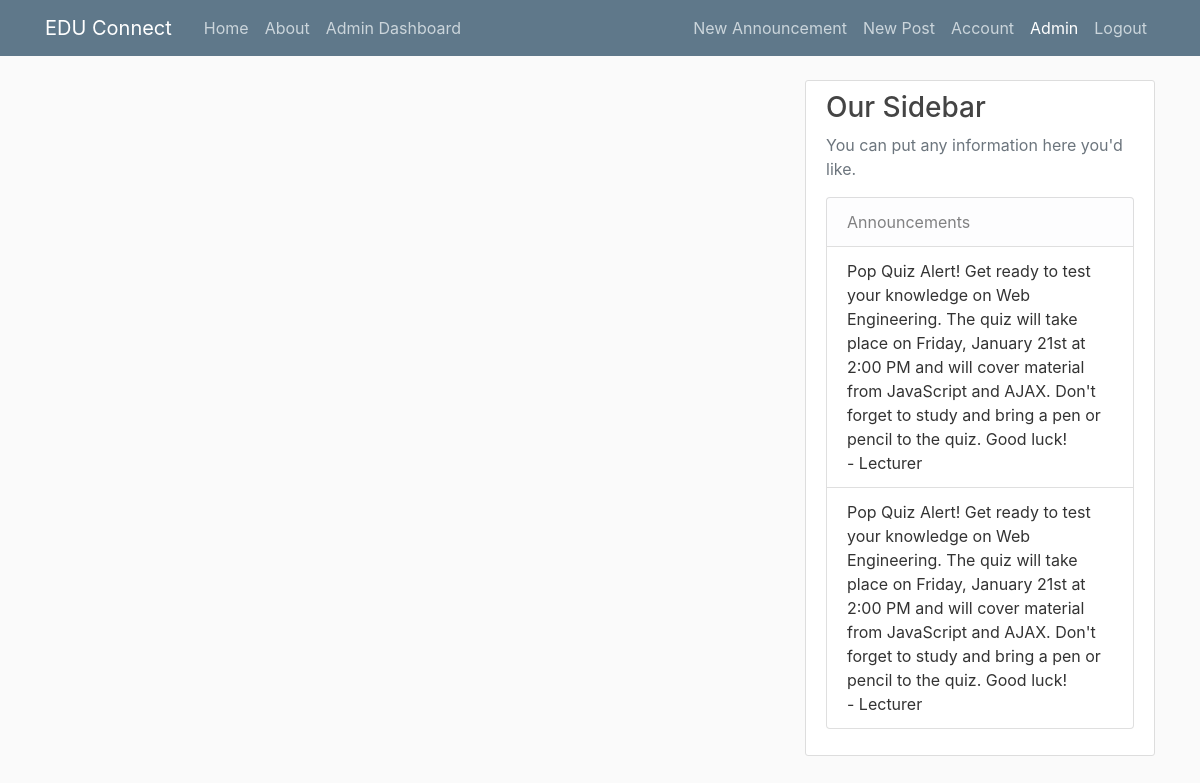
Page /announcements (signed in) on the committed database.
### EDUConnect/models.py (models this page shows, shortened)
class User(db.Model, UserMixin):
    id = db.Column(db.Integer, primary_key=True)
    username = db.Column(db.String(20), unique=True, nullable=False)
    email = db.Column(db.String(120), unique=True, nullable=False)
    image_file = db.Column(db.String(20), nullable=False, default='default.jpg')
    password = db.Column(db.String(60), nullable=False)
    posts = db.relationship('Post', backref='author', lazy=True)
    comments = db.relationship('Comment', backref='user', passive_deletes=True)
    role = db.Column(db.String(20), nullable=False, default='user')

class Announcement(db.Model):
    id = db.Column(db.Integer, primary_key=True)
    title = db.Column(db.String(100), nullable=False)
    content = db.Column(db.Text, nullable=False)
    author_id = db.Column(db.Integer, db.ForeignKey('user.id'), nullable=False)
    created_at = db.Column(db.DateTime, default=datetime.utcnow)
    author = db.relationship("User", backref="announcements", lazy=True)

### EDUConnect/announcements/routes.py (the view)
@announcements.route("/announcements", methods=["GET", "POST"])
def all_announcements():
    announcements = Announcement.query.all()
    return render_template('layout.html', announcements=announcements)

### EDUConnect/models.py (called while the page is built)
@login_manager.user_loader
def load_user(user_id):
    return User.query.get(int(user_id))

### EDUConnect/templates/layout.html (shortened to what this page needs)
<!DOCTYPE html>
<html>
<head>
    <link rel="stylesheet" href="https://maxcdn.bootstrapcdn.com/bootstrap/4.0.0/css/bootstrap.min.css">
    <link rel="stylesheet" type="text/css" href="{{ url_for('static', filename='main.css') }}">
</head>
<body>
    <header class="site-header">
      <nav class="navbar navbar-expand-md navbar-dark bg-steel fixed-top">
        <div class="container">
          <a class="navbar-brand mr-4" href="/">EDU Connect </a>
          <div class="collapse navbar-collapse" id="navbarToggle">
            <div class="navbar-nav mr-auto">
              <a class="nav-item nav-link" href="{{ url_for('main.home') }}">Home</a>
              <a class="nav-item nav-link" href="{{ url_for('main.about') }}">About</a>
              {%if current_user.role == 'admin'%}
                <a class="nav-item nav-link" href="{{ url_for('admin.admin_dashboard') }}">Admin Dashboard</a>
              {%endif%}
            </div>
            <div class="navbar-nav">
              {% if current_user.is_authenticated %}
                {% if current_user.role == "admin"%}
                  <a class="nav-item nav-link" href="{{ url_for('announcements.new_announcement') }}">New Announcement</a>
                {% endif %}
                <a class="nav-item nav-link" href="{{ url_for('posts.new_post') }}">New Post</a>
                <a class="nav-item nav-link" href="{{ url_for('users.account') }}">Account</a>
                <a class="nav-item nav-link" style="color:white;">{{current_user.username}}</a>
                <a class="nav-item nav-link" href="{{ url_for('users.logout') }}">Logout</a>
              {% else %}
                <a class="nav-item nav-link" href="{{ url_for('users.login') }}">Login</a>
                <a class="nav-item nav-link" href="{{ url_for('users.register') }}">Register</a>
              {% endif %}
            </div>
          </div>
        </div>
      </nav>
    </header>
    <main role="main" class="container">
      <div class="row">
        <div class="col-md-8">
        </div>
        <div class="col-md-4">
          <div class="content-section">
            <h3>Our Sidebar</h3>
            <p class='text-muted'>You can put any information here you'd like.
              <ul class="list-group">
                  <li class="list-group-item list-group-item-light">Announcements</li>
                  {% for announcement in announcements %}
                    <li class="list-group-item">{{ announcement.content }} <br> - {{ announcement.author.username }}</li>
                  {% endfor %}
              </ul>
            </p>
          </div>
        </div>
      </div>
    </main>
</body>
</html>

### EDUConnect/static/main.css (style rules this page uses)
body { background: #fafafa; color: #333333; margin-top: 5rem; }
h1, h2, h3, h4, h5, h6 { color: #444444; }
.bg-steel { background-color: #5f788a; }
.site-header .navbar-nav .nav-link { color: #cbd5db; }
.content-section { background: #ffffff; padding: 10px 20px; border: 1px solid #dddddd; border-radius: 3px; margin-bottom: 20px; }

### rows in the picture
User: username "Admin"
Announcement: content "Pop Quiz Alert! Get ready to test your knowledge on Web Engineering. The quiz will take place on Friday, January 21st at 2:00 PM and will cover material from JavaScript and AJAX. Don't forget to study and bring a pen or pencil to the quiz. Good luck!", author.username "Lecturer"
Announcement: content "Pop Quiz Alert! Get ready to test your knowledge on Web Engineering. The quiz will take place on Friday, January 21st at 2:00 PM and will cover material from JavaScript and AJAX. Don't forget to study and bring a pen or pencil to the quiz. Good luck!", author.username "Lecturer"
